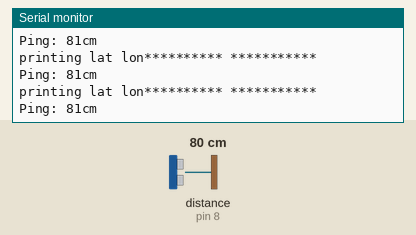
A sketch run on a simulated Arduino Uno, built with avr-gcc and run on an emulated ATmega328P. On the bench: the last lines printed to the serial monitor. The test bench sets the inputs (shaded band); at power-on: distance to the obstacle (sensor on pin 8) 80 cm. The echo pulse lasts 58.3 µs per cm.

Above: at 1.3 s.
1.4 s: distance to the obstacle (sensor on pin 8) set to 2 cm
At 2.31 s:
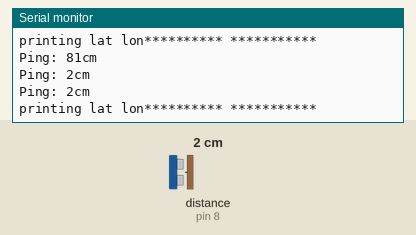
2.9 s: distance to the obstacle (sensor on pin 8) set to 4 cm
At 3.31 s:
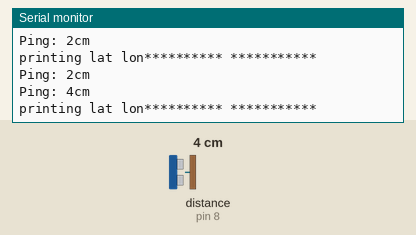
Timing chart, 0 to 5.9 s (numbered marks = the images above; inputs shaded):
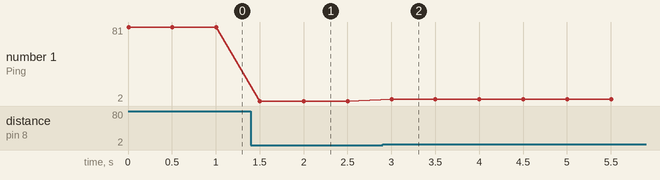

Measured:
- after the input at 1.4 s, the serial monitor: prints a new line after 0.10 s (image 1)
- after the input at 2.9 s, the serial monitor: prints a new line after 0.10 s (image 2)
- plotted number 1: 81 → 2 after the input at 1.4 s, 2 → 4 after the input at 2.9 s

The sketch:

sketch_jan12b.ino
```cpp
#include <toneAC.h>
#include <NewPing.h>
// We'll use SoftwareSerial to communicate with the XBee:
#include <SoftwareSerial.h>
#include <TinyGPS++.h>

#define TRIGGER_PIN   9 // Arduino pin tied to trigger pin on ping sensor.
#define ECHO_PIN      8 // Arduino pin tied to echo pin on ping sensor.
#define MAX_DISTANCE 400 // Maximum distance we want to ping for (in centimeters). Maximum sensor distance is rated at 400-500cm.

static const int RXPin = 10, TXPin = 11;
static const uint32_t GPSBaud = 9600;

// The serial connection to the GPS device
SoftwareSerial ss(RXPin, TXPin);


NewPing sonar(TRIGGER_PIN, ECHO_PIN, MAX_DISTANCE); // NewPing setup of pins and maximum distance.

unsigned int pingSpeed = 500; // How frequently are we going to send out a ping (in milliseconds). 50ms would be 20 times a second.
unsigned long pingTimer;     // Holds the next ping time.
unsigned long pingTimer2;
int dis = 0;
String e;
char d[4];
// XBee's DOUT (TX) is connected to pin 2 (Arduino's Software RX)
// XBee's DIN (RX) is connected to pin 3 (Arduino's Software TX)
SoftwareSerial XBee(5, 6); // RX, TX

// The TinyGPS++ object
TinyGPSPlus gps;

void setup() {
  Serial.begin(115200); // Open serial monitor at 115200 baud to see ping results.
  ss.begin(GPSBaud);
//  XBee.begin(9600);
  pingTimer = millis(); // Start now.
}

void loop() {
  // Notice how there's no delays in this sketch to allow you to do other processing in-line while doing distance pings.
  if (millis() >= pingTimer) {   // pingSpeed milliseconds since last ping, do another ping.
    pingTimer += pingSpeed;      // Set the next ping time.
    sonar.ping_timer(echoCheck); // Send out the ping, calls "echoCheck" function every 24uS where you can check the ping status.
  }
  // Do other stuff here, really. Think of it as multi-tasking.
  if(millis() >= pingTimer2){
    pingTimer2 += 1000;
    getGpsdata();
  }

}

void getGpsdata(){
  Serial.write("printing lat lon");
  printFloat(gps.location.lat(), gps.location.isValid(), 11, 6);
  printFloat(gps.location.lng(), gps.location.isValid(), 12, 6);
  Serial.write("\n");
}

void echoCheck() { // Timer2 interrupt calls this function every 24uS where you can check the ping status.
  // Don't do anything here!
  if (sonar.check_timer()) { // This is how you check to see if the ping was received.
    // Here's where you can add code.
    Serial.print("Ping: ");
    Serial.print(sonar.ping_result / US_ROUNDTRIP_CM); // Ping returned, uS result in ping_result, convert to cm with US_ROUNDTRIP_CM.
    Serial.print("cm\n");
//    XBee.write("Dis: ");
//    dis = sonar.ping_result / US_ROUNDTRIP_CM ;
//    e = String(dis);
//    e.toCharArray(d,4);
//    XBee.write(d);
//    XBee.write("cm\n");
//    if(dis<=30){
//    Serial.print("hey the man behind you is so near!!");
//           for (unsigned long freq = 150; freq <= 15000; freq += 10) {
//          toneAC(freq); // Play the frequency (150 Hz to 15 kHz in 10 Hz steps).
//          delay(1);     // Wait 1 ms so you can hear it.
//        }
//        toneAC(0); // Turn off toneAC, can also use noToneAC().
//
//    }
  }
  // Don't do anything here!
}


static void printFloat(float val, bool valid, int len, int prec)
{
  if (!valid)
  {
    while (len-- > 1)
      Serial.print('*');
    Serial.print(' ');
  }
  else
  {
    Serial.print(val, prec);
    int vi = abs((int)val);
    int flen = prec + (val < 0.0 ? 2 : 1); // . and -
    flen += vi >= 1000 ? 4 : vi >= 100 ? 3 : vi >= 10 ? 2 : 1;
    for (int i=flen; i<len; ++i)
      Serial.print(' ');
  }
}
```
